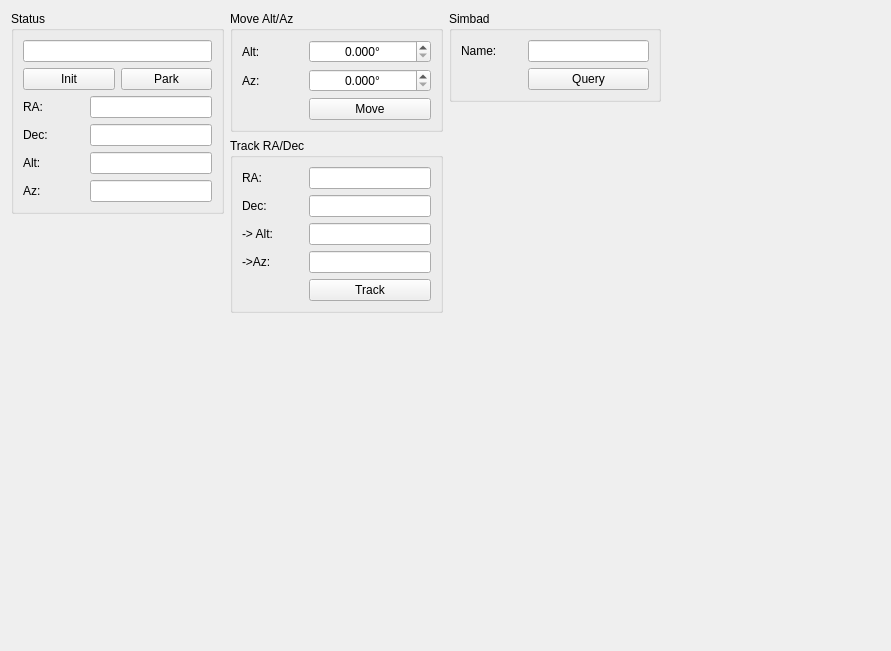
<?xml version="1.0" encoding="UTF-8"?>
<ui version="4.0">
 <class>WidgetTelescope</class>
 <widget class="QWidget" name="WidgetTelescope">
  <property name="geometry">
   <rect>
    <x>0</x>
    <y>0</y>
    <width>891</width>
    <height>651</height>
   </rect>
  </property>
  <property name="windowTitle">
   <string>Form</string>
  </property>
  <layout class="QHBoxLayout" name="horizontalLayout">
   <item>
    <layout class="QVBoxLayout" name="verticalLayout_4">
     <item>
      <widget class="QGroupBox" name="groupStatus">
       <property name="title">
        <string>Status</string>
       </property>
       <layout class="QVBoxLayout" name="verticalLayout">
        <item>
         <layout class="QGridLayout" name="gridLayout_5">
          <item row="0" column="0" colspan="2">
           <widget class="QLineEdit" name="labelStatus">
            <property name="alignment">
             <set>Qt::AlignCenter</set>
            </property>
            <property name="readOnly">
             <bool>true</bool>
            </property>
           </widget>
          </item>
          <item row="1" column="0">
           <widget class="QPushButton" name="butInit">
            <property name="text">
             <string>Init</string>
            </property>
           </widget>
          </item>
          <item row="1" column="1">
           <widget class="QPushButton" name="butPark">
            <property name="text">
             <string>Park</string>
            </property>
           </widget>
          </item>
         </layout>
        </item>
        <item>
         <layout class="QGridLayout" name="gridLayout" columnstretch="1,2">
          <item row="0" column="0">
           <widget class="QLabel" name="label">
            <property name="text">
             <string>RA:</string>
            </property>
           </widget>
          </item>
          <item row="0" column="1">
           <widget class="QLineEdit" name="labelCurRA">
            <property name="alignment">
             <set>Qt::AlignCenter</set>
            </property>
            <property name="readOnly">
             <bool>true</bool>
            </property>
           </widget>
          </item>
          <item row="1" column="0">
           <widget class="QLabel" name="label_2">
            <property name="text">
             <string>Dec:</string>
            </property>
           </widget>
          </item>
          <item row="1" column="1">
           <widget class="QLineEdit" name="labelCurDec">
            <property name="alignment">
             <set>Qt::AlignCenter</set>
            </property>
            <property name="readOnly">
             <bool>true</bool>
            </property>
           </widget>
          </item>
          <item row="2" column="0">
           <widget class="QLabel" name="label_3">
            <property name="text">
             <string>Alt:</string>
            </property>
           </widget>
          </item>
          <item row="2" column="1">
           <widget class="QLineEdit" name="labelCurAlt">
            <property name="alignment">
             <set>Qt::AlignCenter</set>
            </property>
            <property name="readOnly">
             <bool>true</bool>
            </property>
           </widget>
          </item>
          <item row="3" column="0">
           <widget class="QLabel" name="label_4">
            <property name="text">
             <string>Az:</string>
            </property>
           </widget>
          </item>
          <item row="3" column="1">
           <widget class="QLineEdit" name="labelCurAz">
            <property name="alignment">
             <set>Qt::AlignCenter</set>
            </property>
            <property name="readOnly">
             <bool>true</bool>
            </property>
           </widget>
          </item>
         </layout>
        </item>
       </layout>
      </widget>
     </item>
     <item>
      <spacer name="verticalSpacer">
       <property name="orientation">
        <enum>Qt::Vertical</enum>
       </property>
       <property name="sizeHint" stdset="0">
        <size>
         <width>20</width>
         <height>40</height>
        </size>
       </property>
      </spacer>
     </item>
    </layout>
   </item>
   <item>
    <layout class="QVBoxLayout" name="verticalLayout_3">
     <item>
      <widget class="QGroupBox" name="groupBox_3">
       <property name="title">
        <string>Move Alt/Az</string>
       </property>
       <layout class="QGridLayout" name="gridLayout_3" rowstretch="0,0,0" columnstretch="1,2">
        <item row="0" column="0">
         <widget class="QLabel" name="label_5">
          <property name="text">
           <string>Alt:</string>
          </property>
         </widget>
        </item>
        <item row="0" column="1">
         <widget class="QDoubleSpinBox" name="spinMoveAlt">
          <property name="alignment">
           <set>Qt::AlignCenter</set>
          </property>
          <property name="suffix">
           <string>°</string>
          </property>
          <property name="decimals">
           <number>3</number>
          </property>
          <property name="maximum">
           <double>90.000000000000000</double>
          </property>
          <property name="singleStep">
           <double>10.000000000000000</double>
          </property>
         </widget>
        </item>
        <item row="1" column="0">
         <widget class="QLabel" name="label_6">
          <property name="text">
           <string>Az:</string>
          </property>
         </widget>
        </item>
        <item row="1" column="1">
         <widget class="QDoubleSpinBox" name="spinMoveAz">
          <property name="alignment">
           <set>Qt::AlignCenter</set>
          </property>
          <property name="suffix">
           <string>°</string>
          </property>
          <property name="decimals">
           <number>3</number>
          </property>
          <property name="maximum">
           <double>360.000000000000000</double>
          </property>
          <property name="singleStep">
           <double>10.000000000000000</double>
          </property>
         </widget>
        </item>
        <item row="2" column="1">
         <widget class="QPushButton" name="butMove">
          <property name="text">
           <string>Move</string>
          </property>
         </widget>
        </item>
       </layout>
      </widget>
     </item>
     <item>
      <widget class="QGroupBox" name="groupBox_4">
       <property name="title">
        <string>Track RA/Dec</string>
       </property>
       <layout class="QGridLayout" name="gridLayout_4" rowstretch="0,0,0,0,0,0" columnstretch="1,2">
        <item row="1" column="1">
         <widget class="QLineEdit" name="textTrackDec">
          <property name="alignment">
           <set>Qt::AlignCenter</set>
          </property>
         </widget>
        </item>
        <item row="5" column="1">
         <widget class="QPushButton" name="butTrack">
          <property name="text">
           <string>Track</string>
          </property>
         </widget>
        </item>
        <item row="0" column="1">
         <widget class="QLineEdit" name="textTrackRA">
          <property name="alignment">
           <set>Qt::AlignCenter</set>
          </property>
         </widget>
        </item>
        <item row="0" column="0">
         <widget class="QLabel" name="label_7">
          <property name="text">
           <string>RA:</string>
          </property>
         </widget>
        </item>
        <item row="1" column="0">
         <widget class="QLabel" name="label_8">
          <property name="text">
           <string>Dec:</string>
          </property>
         </widget>
        </item>
        <item row="3" column="1">
         <widget class="QLineEdit" name="textTrackAlt">
          <property name="alignment">
           <set>Qt::AlignCenter</set>
          </property>
          <property name="readOnly">
           <bool>true</bool>
          </property>
         </widget>
        </item>
        <item row="3" column="0">
         <widget class="QLabel" name="label_9">
          <property name="text">
           <string>-&gt; Alt:</string>
          </property>
         </widget>
        </item>
        <item row="4" column="0">
         <widget class="QLabel" name="label_10">
          <property name="text">
           <string>-&gt;Az:</string>
          </property>
         </widget>
        </item>
        <item row="4" column="1">
         <widget class="QLineEdit" name="textTrackAz">
          <property name="alignment">
           <set>Qt::AlignCenter</set>
          </property>
          <property name="readOnly">
           <bool>true</bool>
          </property>
         </widget>
        </item>
       </layout>
      </widget>
     </item>
     <item>
      <spacer name="verticalSpacer_2">
       <property name="orientation">
        <enum>Qt::Vertical</enum>
       </property>
       <property name="sizeHint" stdset="0">
        <size>
         <width>20</width>
         <height>40</height>
        </size>
       </property>
      </spacer>
     </item>
    </layout>
   </item>
   <item>
    <layout class="QVBoxLayout" name="verticalLayout_2">
     <item>
      <widget class="QGroupBox" name="groupBox">
       <property name="title">
        <string>Simbad</string>
       </property>
       <layout class="QGridLayout" name="gridLayout_2" rowstretch="0,0" columnstretch="1,2">
        <item row="0" column="0">
         <widget class="QLabel" name="label_11">
          <property name="text">
           <string>Name:</string>
          </property>
         </widget>
        </item>
        <item row="0" column="1">
         <widget class="QLineEdit" name="textSimbadName"/>
        </item>
        <item row="1" column="1">
         <widget class="QPushButton" name="buttonSimbadQuery">
          <property name="text">
           <string>Query</string>
          </property>
         </widget>
        </item>
       </layout>
      </widget>
     </item>
     <item>
      <spacer name="verticalSpacer_3">
       <property name="orientation">
        <enum>Qt::Vertical</enum>
       </property>
       <property name="sizeHint" stdset="0">
        <size>
         <width>20</width>
         <height>40</height>
        </size>
       </property>
      </spacer>
     </item>
    </layout>
   </item>
   <item>
    <spacer name="horizontalSpacer">
     <property name="orientation">
      <enum>Qt::Horizontal</enum>
     </property>
     <property name="sizeHint" stdset="0">
      <size>
       <width>208</width>
       <height>20</height>
      </size>
     </property>
    </spacer>
   </item>
   <item>
    <widget class="QWidget" name="widgetSidebar" native="true"/>
   </item>
  </layout>
 </widget>
 <resources/>
 <connections/>
</ui>
